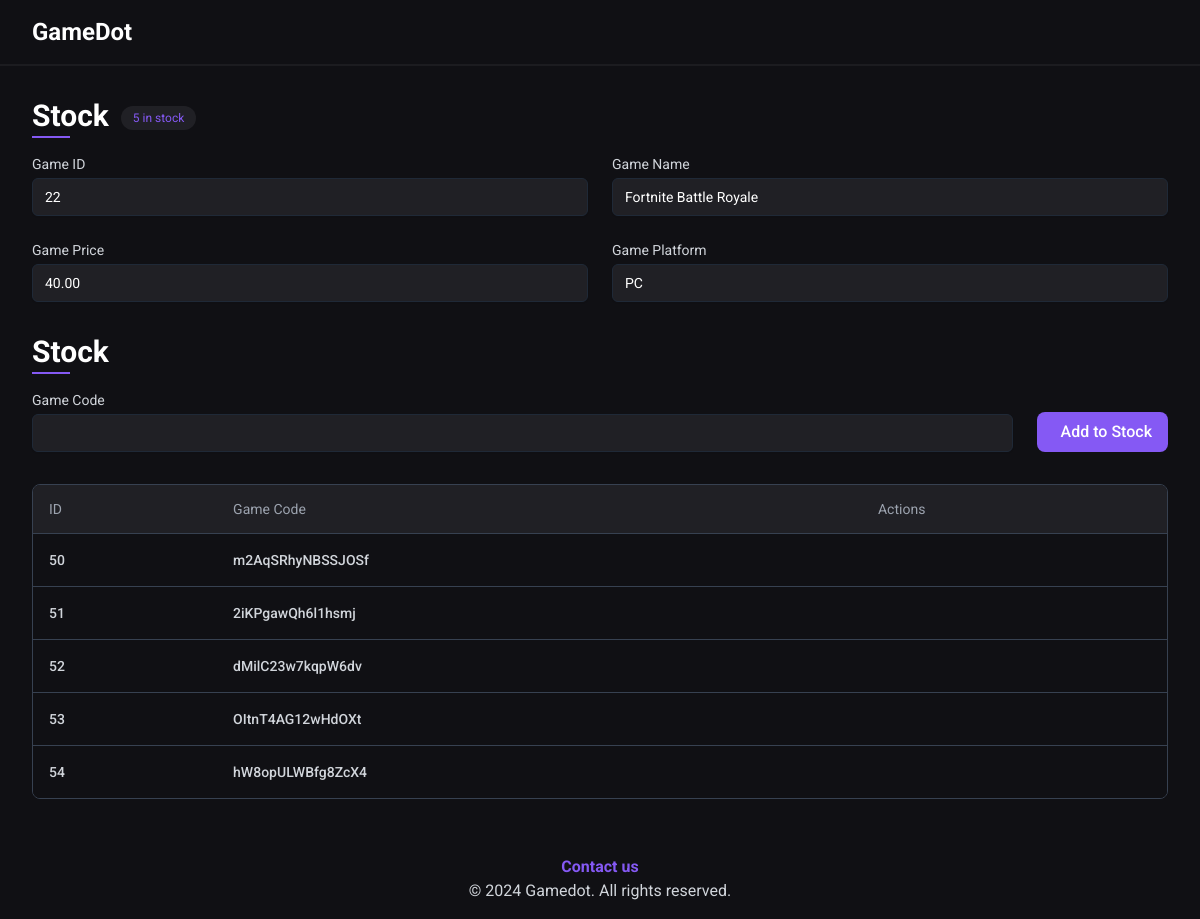
The app's page /gamedot/admin/games/stock/22 (signed in) with its own data.
### tables this page shows
CREATE TABLE `games` (
  `id` int(11) NOT NULL,
  `name` varchar(255) DEFAULT NULL,
  `description` text DEFAULT NULL,
  `platform` varchar(30) NOT NULL,
  `price` decimal(10,2) NOT NULL,
  `main_image_url` varchar(255) DEFAULT NULL,
  `age_rating` int(11) DEFAULT NULL,
  `publisher` varchar(100) NOT NULL,
  `release_date` date NOT NULL DEFAULT current_timestamp()
);

CREATE TABLE `stock` (
  `id` int(11) NOT NULL,
  `game_code` varchar(100) NOT NULL,
  `game_id` int(11) NOT NULL
);

### src/admin/games/controllers/stock.php (called while the page is built, shortened)
<?php
$game_id = $_GET['game_id'];
$database = new Database();
$stockColumns = [
  'id' => 'ID',
  'game_code' => 'Game Code',
];
$query = 'SELECT * FROM games WHERE id = :id';
$game = $database->query($query, ['id' => $game_id])->qOrAbort();
$query = 'SELECT * FROM stock WHERE game_id = :id';
$stock = $database->query($query, ['id' => $game_id])->qAll();
require('src/admin/games/views/stock.view.php');

### core/database.php (called while the page is built, shortened)
<?php
class Database
{
  private $host = 'localhost';
  private $db_name = 'gamedot';
  private $port = '3308';
  private $username = 'root';
  private $connection;
  private $statement;
  public function __construct()
  {
    $this->connection = null;
    try {
      $this->connection = new PDO('mysql:host=' . $this->host . ';port=' . $this->port . ';dbname=' . $this->db_name . ';user=' . $this->username);
      $this->connection->setAttribute(PDO::ATTR_ERRMODE, PDO::ERRMODE_EXCEPTION);
      $this->connection->setAttribute(PDO::ATTR_DEFAULT_FETCH_MODE, PDO::FETCH_ASSOC);
    } catch (PDOException $e) {
      echo 'Connection Error: ' . $e->getMessage();
    }
  }
  public function query($query, $params = [])
  {
    $this->statement = $this->connection->prepare($query);
    $this->statement->execute($params);
    return $this;
  }
  public function qAll()
  {
    return $this->statement->fetchAll();
  }
  public function qOrAbort()
  {
    $result = $this->statement->fetch();
    return $result;
  }
}

### src/admin/games/views/stock.view.php (the view, shortened to what this page needs)
<main>
  <div class="xl:container mx-auto p-8">
    <div class="flex items-start gap-x-3">
      <h2 class="text-3xl font-bold mb-4 inline-block relative pb-1">
        Stock
        <span class="absolute bottom-0 left-0 w-1/2 h-0.5 bg-primary"></span>
      </h2>
      <span class="px-3 py-1 text-xs rounded-full bg-secondaryBlack text-primary mt-2"><?= count($stock) ?> in stock</span>
    </div>
    <div>
      <div class="grid grid-cols-1 md:grid-cols-2 gap-6">
        <div>
          <label for="game_id" class="block text-sm text-gray-300">Game ID</label>
          <input type="text" name="game_id" id="game_id" value="<?= $game['id'] ?>" class="bg-secondaryBlack mt-1 block w-full px-3 py-2 border border-gray-800 rounded-md shadow-sm focus:outline-none focus:ring-primary focus:border-primary sm:text-sm" required disabled>
        </div>
        <div>
          <label for="game_name" class="block text-sm text-gray-300">Game Name</label>
          <input type="text" name="game_name" id="game_name" value="<?= $game['name'] ?>" class="bg-secondaryBlack mt-1 block w-full px-3 py-2 border border-gray-800 rounded-md shadow-sm focus:outline-none focus:ring-primary focus:border-primary sm:text-sm" required disabled>
        </div>
        <div>
          <label for="game_price" class="block text-sm text-gray-300">Game Price</label>
          <input type="text" name="game_price" id="game_price" value="<?= $game['price'] ?>" class="bg-secondaryBlack mt-1 block w-full px-3 py-2 border border-gray-800 rounded-md shadow-sm focus:outline-none focus:ring-primary focus:border-primary sm:text-sm" required disabled>
        </div>
        <div>
          <label for="game_platform" class="block text-sm text-gray-300">Game Platform</label>
          <input type="text" name="game_platform" id="game_platform" value="<?= $game['platform'] ?>" class="bg-secondaryBlack mt-1 block w-full px-3 py-2 border border-gray-800 rounded-md shadow-sm focus:outline-none focus:ring-primary focus:border-primary sm:text-sm" required disabled>
        </div>
      </div>
    </div>
    <section class="mt-8">
      <h2 class="text-3xl font-bold inline-block mb-4 relative pb-1">
        Stock
        <span class="absolute bottom-0 left-0 w-1/2 h-0.5 bg-primary"></span>
      </h2>
      <div>
        <form action="" method="POST">
          <div class="sm:flex gap-6 justify-center items-end">
            <div class="flex-1">
              <label for="new_game_code" class="block text-sm text-gray-300">Game Code</label>
              <input type="text" name="new_game_code" id="new_game_code" class="bg-secondaryBlack mt-1 block w-full px-3 py-2 border border-gray-800 rounded-md shadow-sm focus:outline-none focus:ring-primary focus:border-primary sm:text-sm" required>
            </div>
            <div class="mt-4 sm:mt-0">
              <button type="submit" name="add_stock_form" class="bg-primary px-4 py-2 font-medium rounded-lg text-white hover:opacity-85 duration-300 flex justify-center items-center">
                <p>Add to Stock</p>
              </button>
            </div>
          </div>
        </form>
      </div>
      <div class="flex flex-col mt-6">
        <div class="overflow-x-auto ">
          <div class="inline-block min-w-full py-2 align-middle">
            <div class="overflow-hidden border  border-gray-700 md:rounded-lg">
              <table class="min-w-full divide-y divide-gray-700">
                <thead class="bg-secondaryBlack">
                  <tr>
                    <?php
                    foreach ($stockColumns as $column) :
                    ?>
                      <th scope='col' class='px-4 py-3.5 text-sm font-normal text-left rtl:text-right text-gray-400'><?= $column ?></th>
                    <?php endforeach; ?>
                    <th scope='col' class='px-4 py-3.5 text-sm font-normal text-left rtl:text-right text-gray-400'>Actions</th>
                  </tr>
                </thead>
                <tbody class=" divide-y divide-gray-700 bg-myBlack">
                  <?php
                  foreach ($stock as $s) : ?>
                    <tr>
                      <?php foreach ($stockColumns as $dbcolumn => $column) : ?>
                        <td class='px-4 py-4 text-sm font-medium text-gray-300 whitespace-nowrap hover:text-primary duration-300'><?= $s[$dbcolumn]  ?></td>
                      <?php endforeach; ?>
                      <td class="px-4 py-4 text-sm whitespace-nowrap">
                        <div class="flex items-center gap-x-6">
                        </div>
                      </td>
                    </tr>
                  <?php endforeach; ?>
                </tbody>
              </table>
            </div>
          </div>
        </div>
      </div>
    </section>
  </div>
</main>

### records on screen
games: game_id "22", game_name "Fortnite Battle Royale", game_price "40.00", game_platform "PC"
stock: id "50", game_code "m2AqSRhyNBSSJOSf"
stock: id "51", game_code "2iKPgawQh6l1hsmj"
stock: id "52", game_code "dMilC23w7kqpW6dv"
stock: id "53", game_code "OItnT4AG12wHdOXt"
stock: id "54", game_code "hW8opULWBfg8ZcX4"

### other values on screen
count($stock) "5"
$column "ID"
$column "Game Code"
